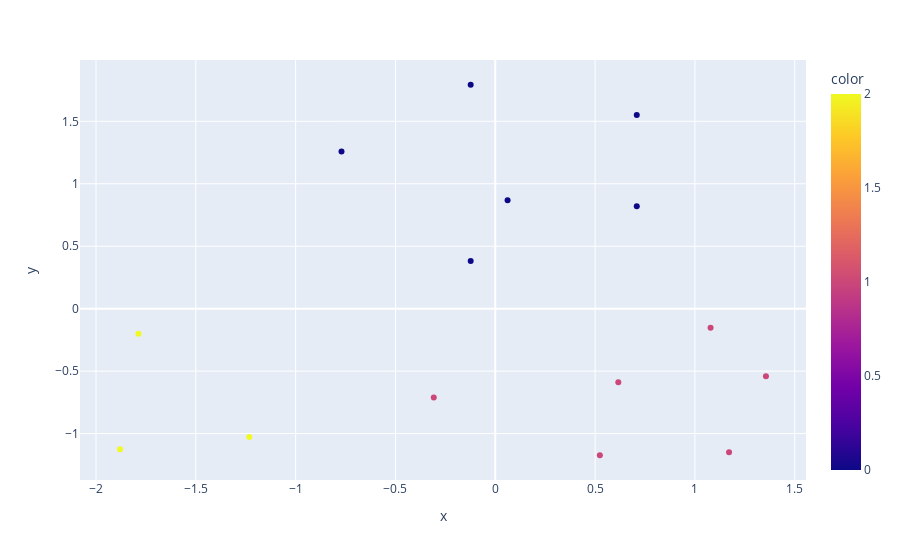

Write notebook code for a chart like this one.
### Code cell
grafico = px.scatter(x = base_salario[:, 0], y = base_salario[:, 1], color=rotulos)
grafico.show()

### Figure 1 — Plotly figure (JSON) as saved in the notebook; plotly's stock layout.template omitted (floating-point values rounded to 4 significant figures)
{"data": [{"hovertemplate": "x=%{x}<br>y=%{y}<br>color=%{marker.color}<extra></extra>", "legendgroup": "", "marker": {"color": [2, 2, 2, 1, 1, 1, 1, 1, 1, 0, 0, 0, 0, 0, 0], "coloraxis": "coloraxis", "symbol": "circle"}, "mode": "markers", "name": "", "orientation": "v", "showlegend": false, "type": "scatter", "x": [-1.88, -1.233, -1.787, -0.3081, 0.5238, 1.171, 1.356, 0.6163, 1.078, -0.7703, -0.1233, 0.06163, -0.1233, 0.7087, 0.7087], "xaxis": "x", "y": [-1.125, -1.028, -0.201, -0.7115, -1.173, -1.149, -0.5414, -0.59, -0.1524, 1.258, 0.3825, 0.8688, 1.793, 0.8201, 1.55], "yaxis": "y"}], "layout": {"coloraxis": {"colorbar": {"title": {"text": "color"}}, "colorscale": [[0, "#0d0887"], [0.1111, "#46039f"], [0.2222, "#7201a8"], [0.3333, "#9c179e"], [0.4444, "#bd3786"], [0.5556, "#d8576b"], [0.6667, "#ed7953"], [0.7778, "#fb9f3a"], [0.8889, "#fdca26"], [1, "#f0f921"]]}, "legend": {"tracegroupgap": 0}, "margin": {"t": 60}, "xaxis": {"anchor": "y", "domain": [0, 1], "title": {"text": "x"}}, "yaxis": {"anchor": "x", "domain": [0, 1], "title": {"text": "y"}}}}
